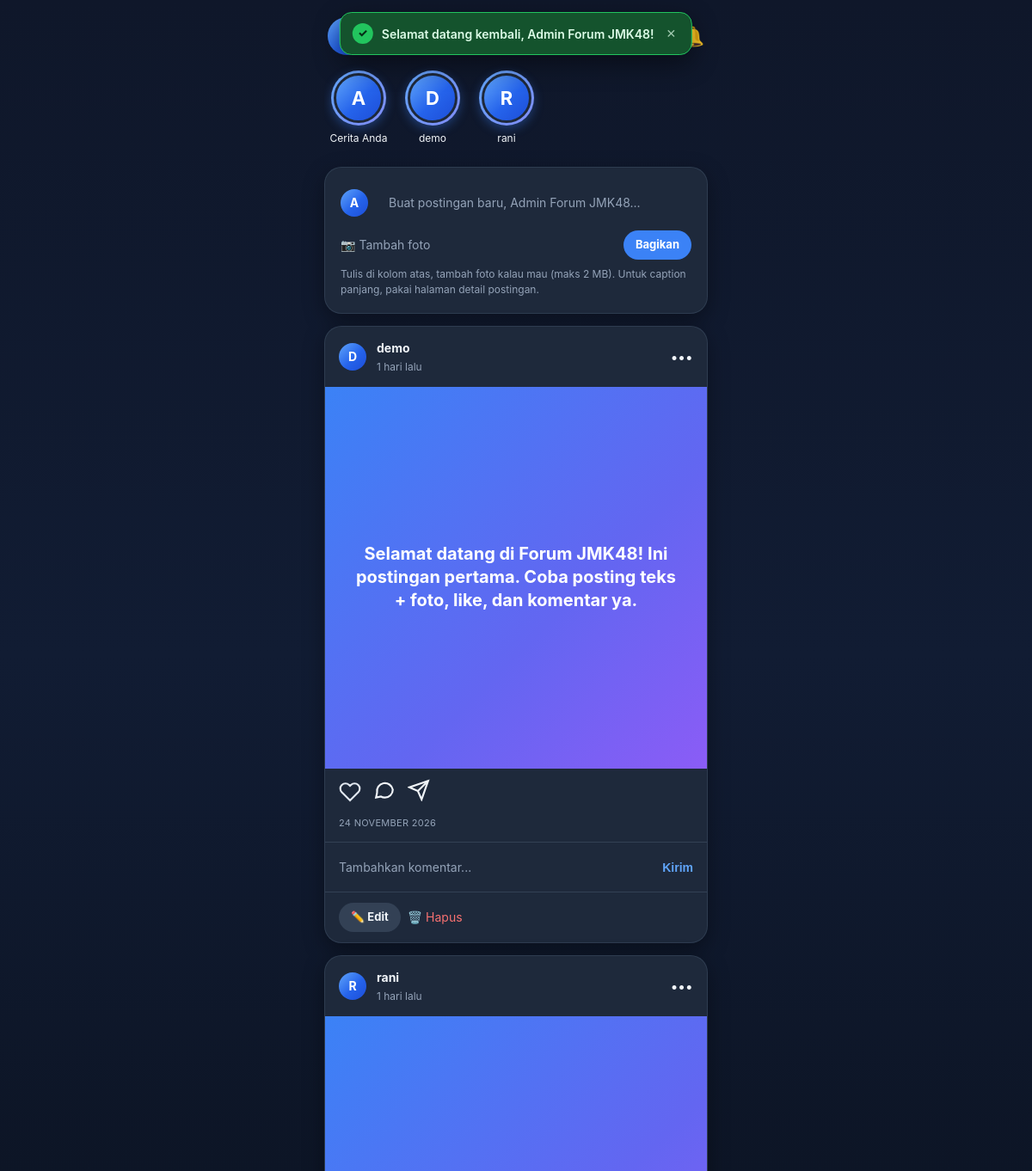
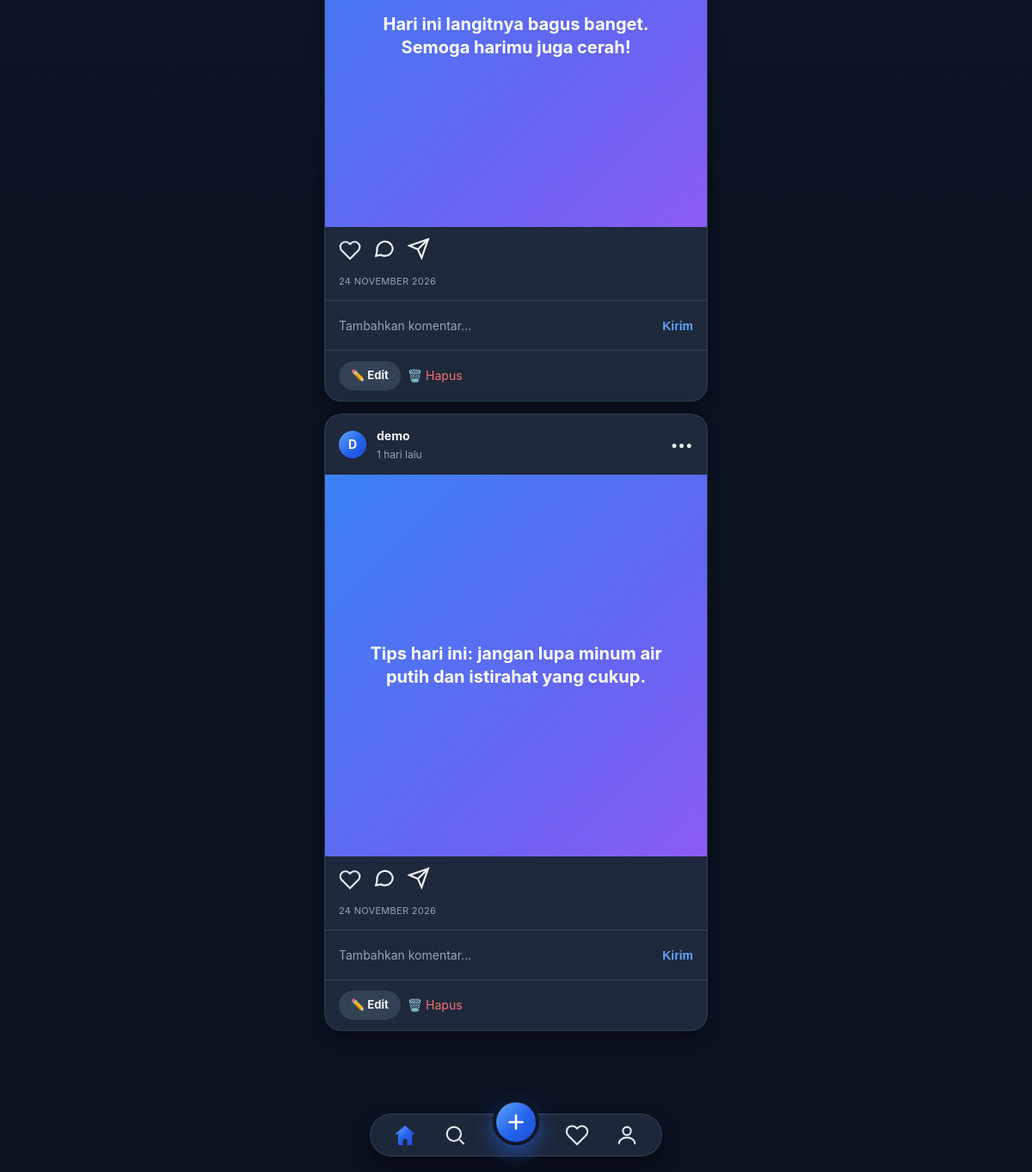
The page / (signed in) on the database its author committed (2 pictures, top to bottom).
### tables this page shows
CREATE TABLE IF NOT EXISTS users (
  id INT UNSIGNED AUTO_INCREMENT PRIMARY KEY,
  name VARCHAR(100) NOT NULL,
  username VARCHAR(50) NOT NULL UNIQUE,
  email VARCHAR(150) NOT NULL UNIQUE,
  password VARCHAR(255) NOT NULL,
  bio VARCHAR(255) DEFAULT NULL,
  avatar VARCHAR(255) DEFAULT NULL,
  role ENUM('user','admin') NOT NULL DEFAULT 'user',
  created_at TIMESTAMP DEFAULT CURRENT_TIMESTAMP
);

CREATE TABLE IF NOT EXISTS posts (
  id INT UNSIGNED AUTO_INCREMENT PRIMARY KEY,
  user_id INT UNSIGNED NOT NULL,
  content TEXT NOT NULL,
  image VARCHAR(255) DEFAULT NULL,
  created_at TIMESTAMP DEFAULT CURRENT_TIMESTAMP,
  updated_at TIMESTAMP DEFAULT CURRENT_TIMESTAMP ON UPDATE CURRENT_TIMESTAMP,
  FOREIGN KEY (user_id) REFERENCES users(id) ON DELETE CASCADE
);

### includes/functions.php (called while the page is built, shortened)
<?php
function e($str) {
    return htmlspecialchars((string) $str, ENT_QUOTES, 'UTF-8');
}
function isLoggedIn(): bool {
    return isset($_SESSION['user_id']);
}
function currentUser(): ?array {
    global $pdo;
    static $user = null;
    if ($user === null) {
        $stmt = $pdo->prepare('SELECT id, name, username, email, bio, role, created_at FROM users WHERE id = ?');
        $stmt->execute([$_SESSION['user_id']]);
        $user = $stmt->fetch() ?: null;
    }
    return $user;
}
function timeAgo(string $datetime): string {
    $time = strtotime($datetime);
    $diff = time() - $time;
    if ($diff < 86400 * 7) return floor($diff / 86400) . ' hari lalu';
    return date('d M Y, H:i', $time);
}
function userLiked(int $postId, int $userId): bool {
    global $pdo;
    $s = $pdo->prepare('SELECT 1 FROM likes WHERE post_id = ? AND user_id = ?');
    $s->execute([$postId, $userId]);
    return (bool) $s->fetchColumn();
}

### index.php (the view, shortened to what this page needs)
<?php
require_once __DIR__ . '/config.php';
$user = currentUser();
$searchQ = trim($_GET['q'] ?? '');
if ($searchQ !== '') {
    $stmt = $pdo->prepare("
        SELECT p.*, u.name, u.username,
               (SELECT COUNT(*) FROM likes WHERE post_id = p.id) AS like_count,
               (SELECT COUNT(*) FROM comments WHERE post_id = p.id) AS comment_count
        FROM posts p JOIN users u ON u.id = p.user_id
        WHERE p.content LIKE ? OR u.username LIKE ? OR u.name LIKE ?
        ORDER BY p.created_at DESC
    ");
    $stmt->execute(["%$searchQ%", "%$searchQ%", "%$searchQ%"]);
} else {
    $stmt = $pdo->query("
        SELECT p.*, u.name, u.username,
               (SELECT COUNT(*) FROM likes WHERE post_id = p.id) AS like_count,
               (SELECT COUNT(*) FROM comments WHERE post_id = p.id) AS comment_count
        FROM posts p JOIN users u ON u.id = p.user_id
        ORDER BY p.created_at DESC
    ");
}
$posts = $stmt->fetchAll();
$storyUsers = [];
foreach ($posts as $p) $storyUsers[$p['username']] = $p;
include __DIR__ . '/includes/header.php';
?>
<?php if ($user): ?>
  <?php $hour = (int)date('G'); $greet = $hour < 11 ? 'Selamat pagi' : ($hour < 15 ? 'Selamat siang' : ($hour < 18 ? 'Selamat sore' : 'Selamat malam')); ?>
  <div class="greeting">
    <div class="avatar"><?= e(strtoupper(substr($user['name'], 0, 1))) ?></div>
    <div>
      <p><?= e($greet) ?> 👋</p>
      <h1><?= e($user['name']) ?></h1>
    </div>
    <a href="activity.php" title="Aktivitas" style="font-size:22px">🔔</a>
  </div>
  <div class="stories">
    <a class="story" href="profile.php?u=<?= e($user['username']) ?>">
      <div class="ring"><div class="avatar"><?= e(strtoupper(substr($user['name'], 0, 1))) ?></div></div>
      <span>Cerita Anda</span>
    </a>
    <?php foreach ($storyUsers as $su): if ($su['username'] === $user['username']) continue; ?>
    <a class="story" href="profile.php?u=<?= e($su['username']) ?>">
      <div class="ring"><div class="avatar"><?= e(strtoupper(substr($su['name'], 0, 1))) ?></div></div>
      <span><?= e($su['username']) ?></span>
    </a>
    <?php endforeach; ?>
  </div>
  <div class="card pad" id="composer">
    <form method="post" enctype="multipart/form-data">
      <div style="display:flex;gap:10px;align-items:center">
        <div class="avatar"><?= e(strtoupper(substr($user['name'], 0, 1))) ?></div>
        <input type="text" name="content" placeholder="Buat postingan baru, <?= e($user['name']) ?>..." required style="border:none;background:transparent;flex:1" maxlength="2000">
      </div>
      <div style="display:flex;gap:8px;align-items:center;margin-top:10px">
        <label style="margin:0;font-weight:400;color:var(--muted);cursor:pointer"><span class="file-label-text">📷 Tambah foto</span> </label>
        <button class="btn btn-primary btn-sm" type="submit" name="create_post">Bagikan</button>
      </div>
      <p class="muted" style="margin-top:8px">Tulis di kolom atas, tambah foto kalau mau (maks 2 MB). Untuk caption panjang, pakai halaman detail postingan.</p>
    </form>
  </div>
<?php endif; ?>
<?php foreach ($posts as $p): $liked = $user ? userLiked((int)$p['id'], (int)$user['id']) : false; ?>
  <article class="card">
    <div class="post-head">
      <a href="profile.php?u=<?= e($p['username']) ?>"><div class="avatar"><?= e(strtoupper(substr($p['name'], 0, 1))) ?></div></a>
      <div class="post-meta">
        <b><a href="profile.php?u=<?= e($p['username']) ?>"><?= e($p['username']) ?></a></b>
        <span><?= e(timeAgo($p['created_at'])) ?><?= $p['updated_at'] !== $p['created_at'] ? ' · diedit' : '' ?></span>
      </div>
      <?php if ($user && ($user['id'] == $p['user_id'] || $user['role'] === 'admin')): ?>
        <a class="post-menu" href="edit_post.php?id=<?= (int)$p['id'] ?>" title="Edit">•••</a>
      <?php endif; ?>
    </div>
    <?php if ($p['image']): ?>
      <div class="post-media"><img class="post-img" src="uploads/<?= e($p['image']) ?>" alt="Foto postingan"></div>
    <?php else: ?>
      <div class="post-text-tile"><p><?= e($p['content']) ?></p></div>
    <?php endif; ?>
    <div class="post-actions">
      <?php if ($user): ?>
        <form method="post" action="like.php" style="line-height:0"><input type="hidden" name="post_id" value="<?= (int)$p['id'] ?>">
          <button class="icon-btn <?= $liked ? 'liked' : '' ?>" type="submit" title="Suka">
            <svg viewBox="0 0 24 24" fill="<?= $liked ? '#ed4956' : 'none' ?>" stroke="<?= $liked ? '#ed4956' : 'currentColor' ?>" stroke-width="2"><path d="M20.8 4.6a5.5 5.5 0 0 0-7.8 0L12 5.6l-1-1a5.5 5.5 0 0 0-7.8 7.8l1 1L12 21.2l7.8-7.8 1-1a5.5 5.5 0 0 0 0-7.8z"/></svg>
          </button>
        </form>
      <?php else: ?>
        <span title="Suka"><svg viewBox="0 0 24 24" width="26" height="26" fill="none" stroke="currentColor" stroke-width="2"><path d="M20.8 4.6a5.5 5.5 0 0 0-7.8 0L12 5.6l-1-1a5.5 5.5 0 0 0-7.8 7.8l1 1L12 21.2l7.8-7.8 1-1a5.5 5.5 0 0 0 0-7.8z"/></svg></span>
      <?php endif; ?>
      <a href="post.php?id=<?= (int)$p['id'] ?>" title="Komentar"><svg viewBox="0 0 24 24" width="26" height="26" fill="none" stroke="currentColor" stroke-width="2"><path d="M21 11.5a8.5 8.5 0 0 1-8.5 8.5c-1.5 0-3-.4-4.2-1.1L3 20l1.1-5.3A8.5 8.5 0 1 1 21 11.5z"/></svg></a>
      <a href="post.php?id=<?= (int)$p['id'] ?>" title="Bagikan"><svg viewBox="0 0 24 24" width="26" height="26" fill="none" stroke="currentColor" stroke-width="2"><path d="M22 2 11 13"/><path d="M22 2 15 22l-4-9-9-4z"/></svg></a>
    </div>
    <div class="post-body">
      <div class="post-time"><?= e(date('d F Y', strtotime($p['created_at']))) ?></div>
    </div>
    <?php if ($user): ?>
    <form class="post-add-comment" method="post" action="post.php?id=<?= (int)$p['id'] ?>">
      <input type="text" name="content" placeholder="Tambahkan komentar..." required maxlength="1000">
      <button type="submit" name="add_comment">Kirim</button>
    </form>
    <?php endif; ?>
    <?php if ($user && ($user['id'] == $p['user_id'] || $user['role'] === 'admin')): ?>
    <div class="post-actions-row">
      <a class="btn btn-sm" href="edit_post.php?id=<?= (int)$p['id'] ?>">✏️ Edit</a>
      <form class="inline-form" method="post" action="delete_post.php" onsubmit="return confirm('Yakin hapus postingan ini? Komentar & likenya ikut terhapus.')">
        <button class="link-danger" type="submit">🗑️ Hapus</button>
      </form>
    </div>
    <?php endif; ?>
  </article>
<?php endforeach; ?>
<?php include __DIR__ . '/includes/footer.php'; ?>

### rows shown on the page
users: name "A", content "Buat postingan baru, Admin Forum JMK48..."
posts: user.name "D", user.username "demo", created_at "1 hari lalu", content "Tips hari ini: jangan lupa minum air putih dan istirahat yang cukup.", created_at "24 NOVEMBER 2026"
posts: user.name "R", user.username "rani", created_at "1 hari lalu", content "Hari ini langitnya bagus banget. Semoga harimu juga cerah!", created_at "24 NOVEMBER 2026"
posts: user.name "D", user.username "demo", created_at "1 hari lalu", content "Selamat datang di Forum JMK48! Ini postingan pertama. Coba posting teks + foto, like, dan komentar ya.", created_at "24 NOVEMBER 2026"

### other values the page prints
$flashIcons[$flash['type']] "✓"
$flash['msg'] "Selamat datang kembali, Admin Forum JMK48!"
